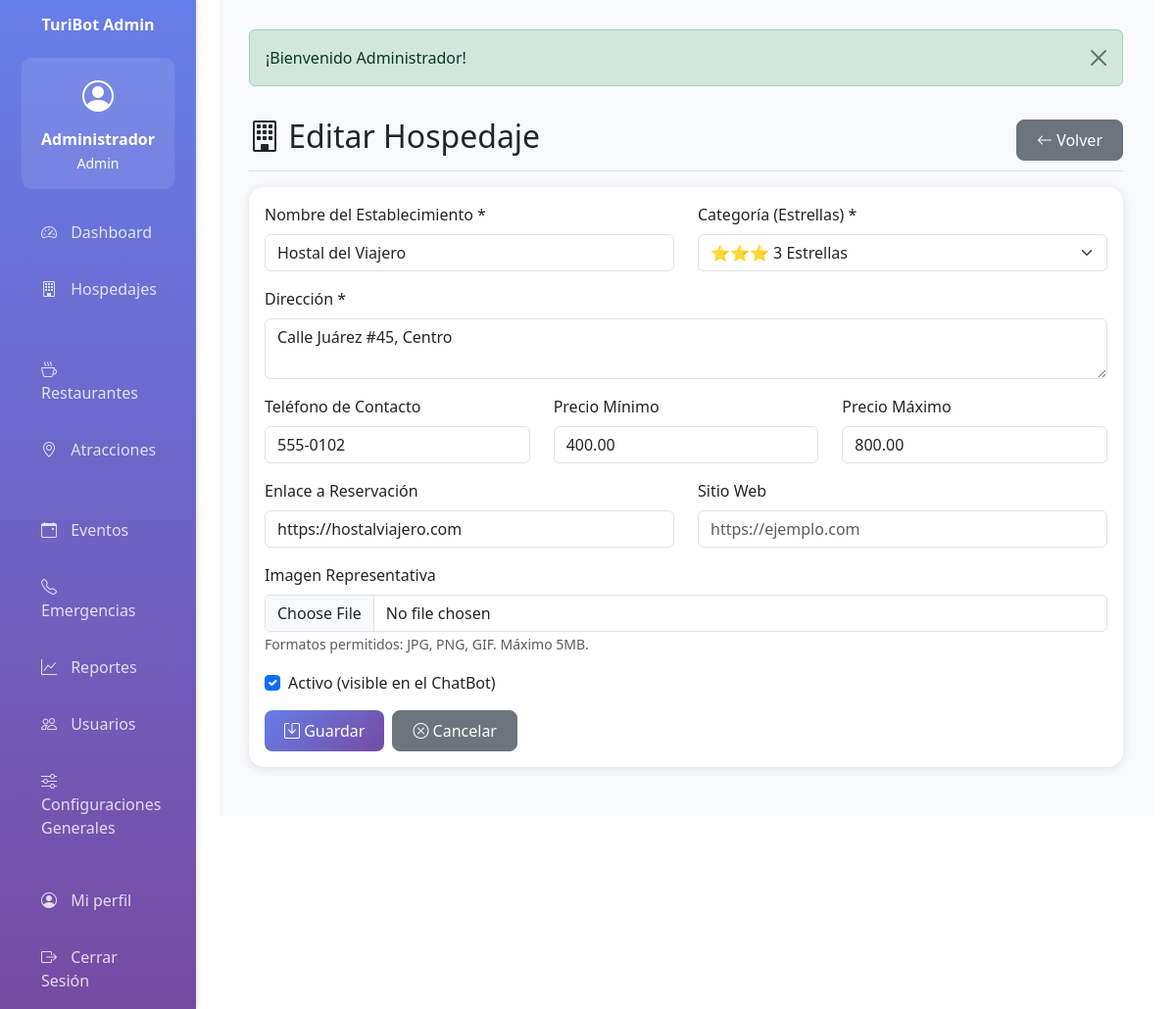
Screenshot of /hospedaje/edit/2 (signed in) with the database file from the repository.
### tables this page shows
CREATE TABLE IF NOT EXISTS hospedajes (
    id INT AUTO_INCREMENT PRIMARY KEY,
    nombre VARCHAR(200) NOT NULL,
    categoria INT DEFAULT 1 CHECK (categoria BETWEEN 1 AND 5),
    direccion TEXT NOT NULL,
    telefono VARCHAR(20) NULL,
    enlace_reservacion TEXT NULL,
    sitio_web TEXT NULL,
    imagen VARCHAR(255) NULL,
    rango_precio_min DECIMAL(10,2) NULL,
    rango_precio_max DECIMAL(10,2) NULL,
    activo TINYINT(1) DEFAULT 1,
    creado_por INT NOT NULL,
    fecha_creacion TIMESTAMP DEFAULT CURRENT_TIMESTAMP,
    fecha_actualizacion TIMESTAMP DEFAULT CURRENT_TIMESTAMP ON UPDATE CURRENT_TIMESTAMP,
    FOREIGN KEY (creado_por) REFERENCES usuarios(id),
    INDEX idx_categoria (categoria),
    INDEX idx_activo (activo)
);

### app/controllers/BaseController.php (called while the page is built, shortened)
<?php
class BaseController {
    protected function view($viewPath, $data = []) {
        extract($data);
        require_once APP_PATH . '/views/layouts/header.php';
        require_once APP_PATH . '/views/' . $viewPath . '.php';
        require_once APP_PATH . '/views/layouts/footer.php';
    }
}
?>

### app/controllers/HospedajeController.php (called while the page is built, shortened)
<?php
require_once APP_PATH . '/controllers/BaseController.php';
class HospedajeController extends BaseController {
    private $hospedajeModel;
    public function __construct() {
        $this->hospedajeModel = new Hospedaje();
    }
    public function edit($id) {
        $hospedaje = $this->hospedajeModel->getById($id);
        $this->view('hospedaje/form', ['hospedaje' => $hospedaje]);
    }
}
?>

### config/database.php (called while the page is built, shortened)
<?php
class Database {
    private static $instance = null;
    private $connection;
    private function __construct() {
        try {
            $dsn = "mysql:host=" . DB_HOST . ";dbname=" . DB_NAME . ";charset=" . DB_CHARSET;
            $options = [
                PDO::ATTR_ERRMODE => PDO::ERRMODE_EXCEPTION,
                PDO::ATTR_DEFAULT_FETCH_MODE => PDO::FETCH_ASSOC,
                PDO::ATTR_EMULATE_PREPARES => false
            ];
            $this->connection = new PDO($dsn, DB_USER, DB_PASS, $options);
        } catch (PDOException $e) {
            die("Error de conexión a la base de datos: " . $e->getMessage());
        }
    }
    public static function getInstance() {
        if (self::$instance === null) {
            self::$instance = new self();
        }
        return self::$instance;
    }
    public function getConnection() {
        return $this->connection;
    }
}
?>

### app/models/BaseModel.php (called while the page is built, shortened)
<?php
class BaseModel {
    protected $db;
    protected $table;
    public function __construct() {
        $this->db = Database::getInstance()->getConnection();
    }
    public function getById($id) {
        $stmt = $this->db->prepare("SELECT * FROM {$this->table} WHERE id = ?");
        $stmt->execute([$id]);
        return $stmt->fetch();
    }
}
?>

### app/views/hospedaje/form.php (the view, shortened to what this page needs)
<div class="d-flex justify-content-between flex-wrap flex-md-nowrap align-items-center pt-3 pb-2 mb-3 border-bottom">
    <h1 class="h2">
        <i class="bi bi-building"></i>
        <?php echo $hospedaje ? 'Editar Hospedaje' : 'Nuevo Hospedaje'; ?>
    </h1>
    <div class="btn-toolbar mb-2 mb-md-0">
        <a href="<?php echo BASE_URL; ?>hospedaje" class="btn btn-secondary">
            <i class="bi bi-arrow-left"></i> Volver
        </a>
    </div>
</div>
<div class="card">
    <div class="card-body">
        <form method="POST"
              action="<?php echo BASE_URL; ?>hospedaje/<?php echo $hospedaje ? 'update/' . $hospedaje['id'] : 'store'; ?>"
              enctype="multipart/form-data">
            <div class="row">
                <div class="col-md-6 mb-3">
                    <label for="nombre" class="form-label">Nombre del Establecimiento *</label>
                    <input type="text" class="form-control" id="nombre" name="nombre"
                           value="<?php echo $hospedaje ? htmlspecialchars($hospedaje['nombre']) : ''; ?>" required>
                </div>
                <div class="col-md-6 mb-3">
                    <label for="categoria" class="form-label">Categoría (Estrellas) *</label>
                    <select class="form-select" id="categoria" name="categoria" required>
                        <?php for ($i = 1; $i <= 5; $i++): ?>
                        <option value="<?php echo $i; ?>"
                                <?php echo ($hospedaje && $hospedaje['categoria'] == $i) ? 'selected' : ''; ?>>
                            <?php echo str_repeat('⭐', $i); ?> <?php echo $i; ?> Estrella<?php echo $i > 1 ? 's' : ''; ?>
                        </option>
                        <?php endfor; ?>
                    </select>
                </div>
            </div>
            <div class="mb-3">
                <label for="direccion" class="form-label">Dirección *</label>
                <textarea class="form-control" id="direccion" name="direccion" rows="2" required><?php echo $hospedaje ? htmlspecialchars($hospedaje['direccion']) : ''; ?></textarea>
            </div>
            <div class="row">
                <div class="col-md-4 mb-3">
                    <label for="telefono" class="form-label">Teléfono de Contacto</label>
                    <input type="text" class="form-control" id="telefono" name="telefono"
                           value="<?php echo $hospedaje ? htmlspecialchars($hospedaje['telefono']) : ''; ?>">
                </div>
                <div class="col-md-4 mb-3">
                    <label for="rango_precio_min" class="form-label">Precio Mínimo</label>
                    <input type="number" step="0.01" class="form-control" id="rango_precio_min" name="rango_precio_min"
                           value="<?php echo $hospedaje ? $hospedaje['rango_precio_min'] : ''; ?>">
                </div>
                <div class="col-md-4 mb-3">
                    <label for="rango_precio_max" class="form-label">Precio Máximo</label>
                    <input type="number" step="0.01" class="form-control" id="rango_precio_max" name="rango_precio_max"
                           value="<?php echo $hospedaje ? $hospedaje['rango_precio_max'] : ''; ?>">
                </div>
            </div>
            <div class="row">
                <div class="col-md-6 mb-3">
                    <label for="enlace_reservacion" class="form-label">Enlace a Reservación</label>
                    <input type="url" class="form-control" id="enlace_reservacion" name="enlace_reservacion"
                           value="<?php echo $hospedaje ? htmlspecialchars($hospedaje['enlace_reservacion']) : ''; ?>"
                           placeholder="https://ejemplo.com/reservas">
                </div>
                <div class="col-md-6 mb-3">
                    <label for="sitio_web" class="form-label">Sitio Web</label>
                    <input type="url" class="form-control" id="sitio_web" name="sitio_web"
                           value="<?php echo $hospedaje ? htmlspecialchars($hospedaje['sitio_web']) : ''; ?>"
                           placeholder="https://ejemplo.com">
                </div>
            </div>
            <div class="mb-3">
                <label for="imagen" class="form-label">Imagen Representativa</label>
                <input type="file" class="form-control" id="imagen" name="imagen" accept="image/*">
                <small class="text-muted">Formatos permitidos: JPG, PNG, GIF. Máximo 5MB.</small>
            </div>
            <div class="mb-3 form-check">
                <input type="checkbox" class="form-check-input" id="activo" name="activo"
                       <?php echo (!$hospedaje || $hospedaje['activo']) ? 'checked' : ''; ?>>
                <label class="form-check-label" for="activo">
                    Activo (visible en el ChatBot)
                </label>
            </div>
            <div class="d-flex gap-2">
                <button type="submit" class="btn btn-primary">
                    <i class="bi bi-save"></i> Guardar
                </button>
                <a href="<?php echo BASE_URL; ?>hospedaje" class="btn btn-secondary">
                    <i class="bi bi-x-circle"></i> Cancelar
                </a>
            </div>
        </form>
    </div>
</div>

### public/css/custom.css (style rules this page uses)
:root { --turibot-primary: #667eea; --turibot-secondary: #764ba2; --turibot-gradient: linear-gradient(135deg, var(--turibot-primary) 0%, var(--turibot-secondary) 100%); }
* { transition: all 0.3s ease; }
.btn { border-radius: 8px; font-weight: 500; padding: 8px 20px; }

### app/views/layouts/header.php (style rules this page uses)
:root { --primary-color: #667eea; --secondary-color: #764ba2; }
body { font-family: 'Segoe UI', Tahoma, Geneva, Verdana, sans-serif; }
.card { border: none; border-radius: 15px; box-shadow: 0 2px 10px rgba(0,0,0,0.1); margin-bottom: 20px; }
.btn-primary { background: linear-gradient(135deg, var(--primary-color) 0%, var(--secondary-color) 100%); border: none; }

### rows the page displays
hospedajes: nombre "Hostal del Viajero", categoria "⭐⭐⭐ 3 Estrellas", direccion "Calle Juárez #45, Centro", telefono "555-0102", rango_precio_min "400.00", rango_precio_max "800.00", enlace_reservacion "https://hostalviajero.com", activo "☑"

### other values shown
APP_NAME "TuriBot Admin"
getCurrentUser()['nombre'] "Administrador"
getCurrentUser()['rol'] "Admin"
$flash['message'] "¡Bienvenido Administrador!"
